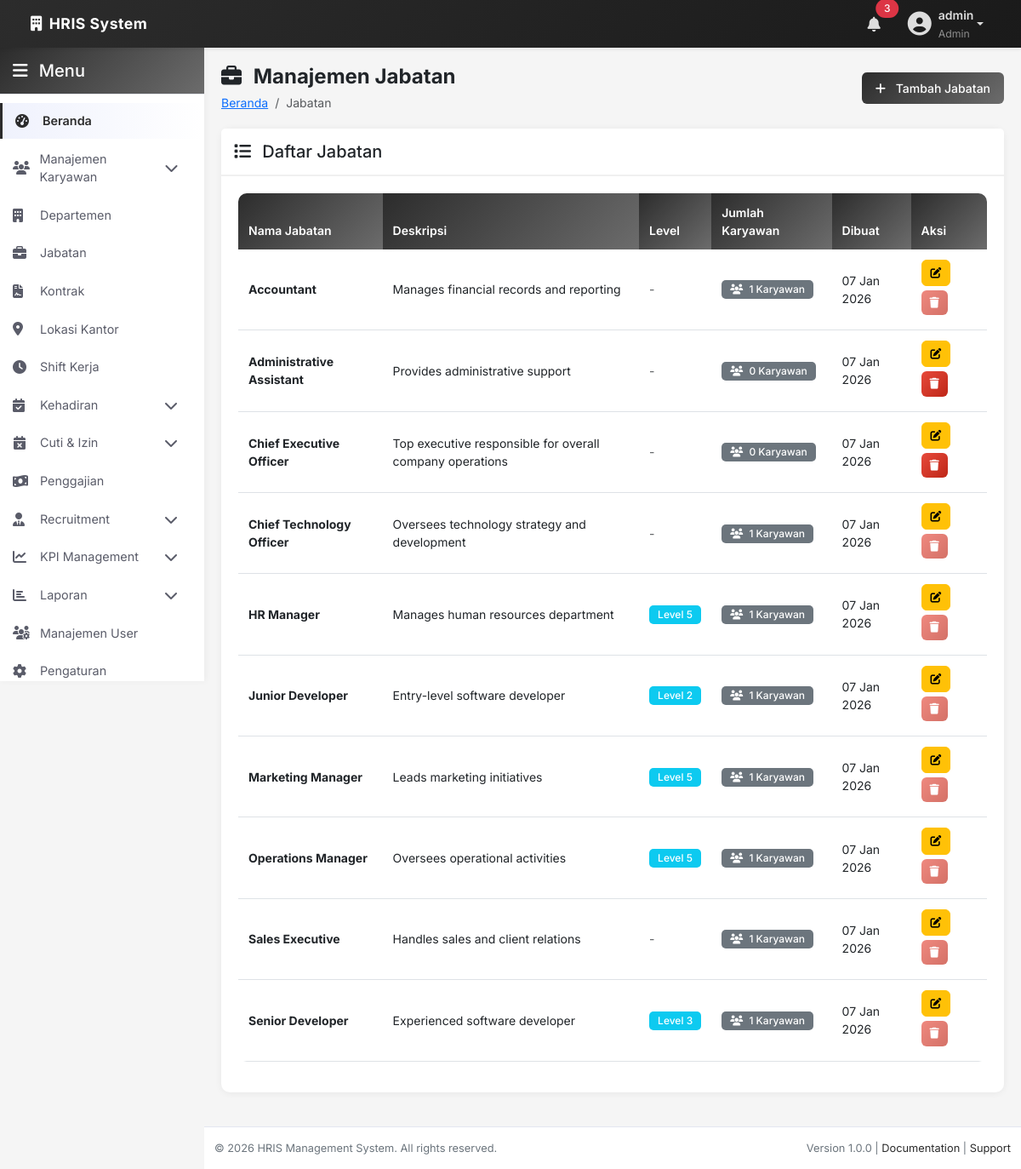
The page /admin/positions/index.php (signed in) on the database its author committed.
### tables this page shows
CREATE TABLE `positions` (
  `id` int(11) NOT NULL,
  `position_name` varchar(100) NOT NULL,
  `level` int(11) DEFAULT NULL,
  `position_code` varchar(20) NOT NULL,
  `description` text DEFAULT NULL,
  `created_at` timestamp NOT NULL DEFAULT current_timestamp(),
  `updated_at` timestamp NOT NULL DEFAULT current_timestamp() ON UPDATE current_timestamp()
);

### includes/functions.php (called while the page is built, shortened)
<?php
function formatDate($date, $format = 'd M Y') {
    return date($format, strtotime($date));
}

### admin/positions/index.php (the view, shortened to what this page needs)
<?php
include __DIR__ . '/../includes/header.php';
include __DIR__ . '/../includes/sidebar.php';
try {
    $stmt = $pdo->query("SELECT p.*,
                         (SELECT COUNT(*) FROM employees e WHERE e.position_id = p.id) as employee_count
                         FROM positions p
                         ORDER BY p.position_name ASC");
    $positions = $stmt->fetchAll();
} catch (PDOException $e) {
    error_log("Error fetching positions: " . $e->getMessage());
    $positions = [];
}
?>
<div class="page-header">
    <div class="row align-items-center">
        <div class="col-md-6">
            <h1><i class="fas fa-briefcase me-2"></i> Manajemen Jabatan</h1>
            <nav aria-label="breadcrumb">
                <ol class="breadcrumb">
                    <li class="breadcrumb-item"><a href="/hrm/admin/index.php">Beranda</a></li>
                    <li class="breadcrumb-item active">Jabatan</li>
                </ol>
            </nav>
        </div>
        <div class="col-md-6 text-md-end">
            <button type="button" class="btn btn-primary" data-bs-toggle="modal" data-bs-target="#addPositionModal">
                <i class="fas fa-plus me-2"></i> Tambah Jabatan
            </button>
        </div>
    </div>
</div>
<div class="row">
    <div class="col-12">
        <div class="card fade-in">
            <div class="card-header">
                <h5 class="mb-0">
                    <i class="fas fa-list me-2"></i> Daftar Jabatan
                </h5>
            </div>
            <div class="card-body">
                <div class="table-responsive">
                    <table id="positionsTable" class="table table-hover">
                        <thead>
                            <tr>
                                <th>Nama Jabatan</th>
                                <th>Deskripsi</th>
                                <th>Level</th>
                                <th>Jumlah Karyawan</th>
                                <th>Dibuat</th>
                                <th>Aksi</th>
                            </tr>
                        </thead>
                        <tbody>
                            <?php foreach ($positions as $pos): ?>
                                <tr>
                                    <td>
                                        <strong><?php echo htmlspecialchars($pos['position_name']); ?></strong>
                                    </td>
                                    <td><?php echo htmlspecialchars($pos['description'] ?? '-'); ?></td>
                                    <td>
                                        <?php if ($pos['level']): ?>
                                            <span class="badge bg-info">Level <?php echo $pos['level']; ?></span>
                                        <?php else: ?>
                                            <span class="text-muted">-</span>
                                        <?php endif; ?>
                                    </td>
                                    <td>
                                        <span class="badge bg-secondary">
                                            <i class="fas fa-users me-1"></i>
                                            <?php echo $pos['employee_count']; ?> Karyawan
                                        </span>
                                    </td>
                                    <td><?php echo formatDate($pos['created_at'], 'd M Y'); ?></td>
                                    <td>
                                        <div class="action-buttons">
                                            <button onclick="editPosition(<?php echo $pos['id']; ?>, '<?php echo htmlspecialchars($pos['position_name'], ENT_QUOTES); ?>', '<?php echo htmlspecialchars($pos['description'] ?? '', ENT_QUOTES); ?>', '<?php echo $pos['level'] ?? ''; ?>')"
                                                    class="btn btn-sm btn-warning" data-bs-toggle="tooltip" title="Edit">
                                                <i class="fas fa-edit"></i>
                                            </button>
                                            <button onclick="confirmDelete('/hrm/admin/positions/delete.php?id=<?php echo $pos['id']; ?>', 'Hapus Jabatan?', 'Jabatan <?php echo htmlspecialchars($pos['position_name']); ?> akan dihapus. Karyawan dengan jabatan ini akan menjadi tanpa jabatan.')"
                                                    class="btn btn-sm btn-danger" data-bs-toggle="tooltip" title="Hapus"
                                                    <?php echo ($pos['employee_count'] > 0) ? 'disabled' : ''; ?>>
                                                <i class="fas fa-trash"></i>
                                            </button>
                                        </div>
                                    </td>
                                </tr>
                            <?php endforeach; ?>
                        </tbody>
                    </table>
                </div>
            </div>
        </div>
    </div>
</div>
<?php include __DIR__ . '/../includes/footer.php'; ?>

### assets/css/style.css (style rules this page uses)
:root { --primary-color: #2c2c2c; --primary-dark: #1a1a1a; --primary-light: #404040; --secondary-color: #6c6c6c; --success-color: #4a4a4a; --danger-color: #3a3a3a; --warning-color: #5a5a5a; --info-color: #505050; --light-bg: #f8f9fa; --dark-bg: #2c2c2c; --border-color: #dee2e6; --text-primary: #212529; --text-secondary: #6c757d; --text-muted: #adb5bd; --sidebar-width: 240px; --navbar-height: 56px; --transition: all 0.3s ease; }
* { margin: 0; padding: 0; box-sizing: border-box; }
body { font-family: 'Inter', 'Segoe UI', Tahoma, Geneva, Verdana, sans-serif; background-color: #f5f5f5; color: var(--text-primary); font-size: 0.875rem; line-height: 1.5; }
.page-header { margin-bottom: 20px; }
.page-header h1 { font-size: 1.5rem; font-weight: 700; color: var(--dark-color); margin-bottom: 5px; }
.breadcrumb { background: transparent; padding: 0; margin: 0; }
.card { border: none; border-radius: 10px; box-shadow: 0 1px 8px rgba(0, 0, 0, 0.06); margin-bottom: 20px; transition: transform 0.3s ease, box-shadow 0.3s ease; }
.card-header { background-color: white; border-bottom: 2px solid #f0f0f0; padding: 15px; font-weight: 600; font-size: 1rem; }
.card-body { padding: 20px; }
.btn { border-radius: 6px; padding: 8px 16px; font-weight: 500; font-size: 0.875rem; transition: all 0.3s ease; }
.btn-primary { background: linear-gradient(135deg, var(--primary-color), var(--secondary-color)); border: none; }
.btn-danger { background: linear-gradient(135deg, #e74a3b, #be2617); border: none; }
.btn-sm { padding: 5px 10px; font-size: 0.8rem; }
.table { background: white; border-radius: 10px; overflow: hidden; font-size: 0.875rem; }
.table thead th { background: linear-gradient(135deg, var(--primary-color), var(--secondary-color)); color: white; font-weight: 600; border: none; padding: 12px; font-size: 0.875rem; }
.table tbody td { padding: 12px; vertical-align: middle; }
.table tbody tr { transition: background-color 0.2s ease; }
.badge { padding: 5px 10px; border-radius: 5px; font-weight: 500; font-size: 0.75rem; }
.fade-in { animation: fadeIn 0.5s ease-out; }
.action-buttons .btn { margin-right: 5px; margin-bottom: 5px; }

### rows shown on the page
positions: position_name "Accountant", description "Manages financial records and reporting", employee_count "1", created_at "07 Jan 2026"
positions: position_name "Administrative Assistant", description "Provides administrative support", employee_count "0", created_at "07 Jan 2026"
positions: position_name "Chief Executive Officer", description "Top executive responsible for overall company operations", employee_count "0", created_at "07 Jan 2026"
positions: position_name "Chief Technology Officer", description "Oversees technology strategy and development", employee_count "1", created_at "07 Jan 2026"
positions: position_name "HR Manager", description "Manages human resources department", level "5", employee_count "1", created_at "07 Jan 2026"
positions: position_name "Junior Developer", description "Entry-level software developer", level "2", employee_count "1", created_at "07 Jan 2026"
positions: position_name "Marketing Manager", description "Leads marketing initiatives", level "5", employee_count "1", created_at "07 Jan 2026"
positions: position_name "Operations Manager", description "Oversees operational activities", level "5", employee_count "1", created_at "07 Jan 2026"
positions: position_name "Sales Executive", description "Handles sales and client relations", employee_count "1", created_at "07 Jan 2026"
positions: position_name "Senior Developer", description "Experienced software developer", level "3", employee_count "1", created_at "07 Jan 2026"

### other values the page prints
$_SESSION['username'] "admin"
$_SESSION['role'] "Admin"
